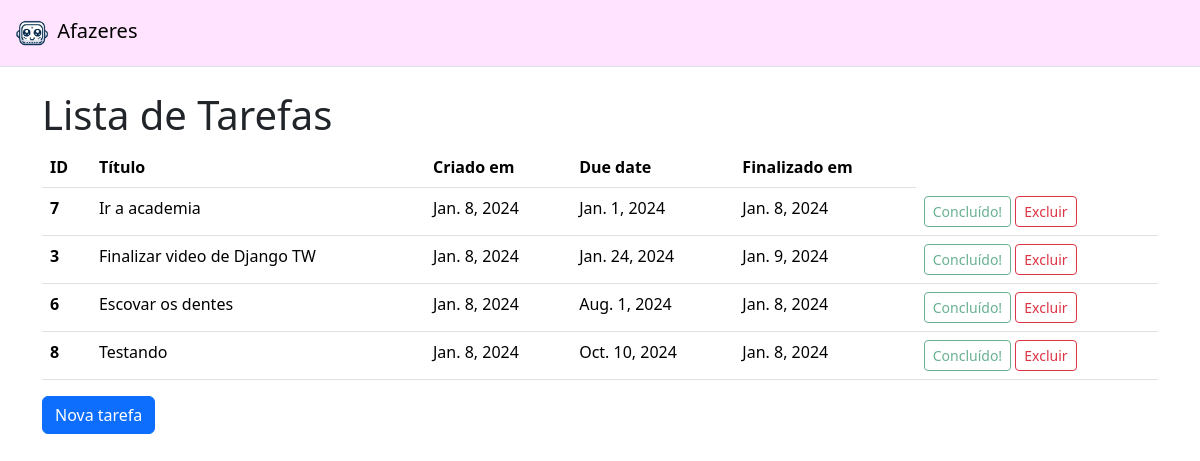
The app's page /, older data.
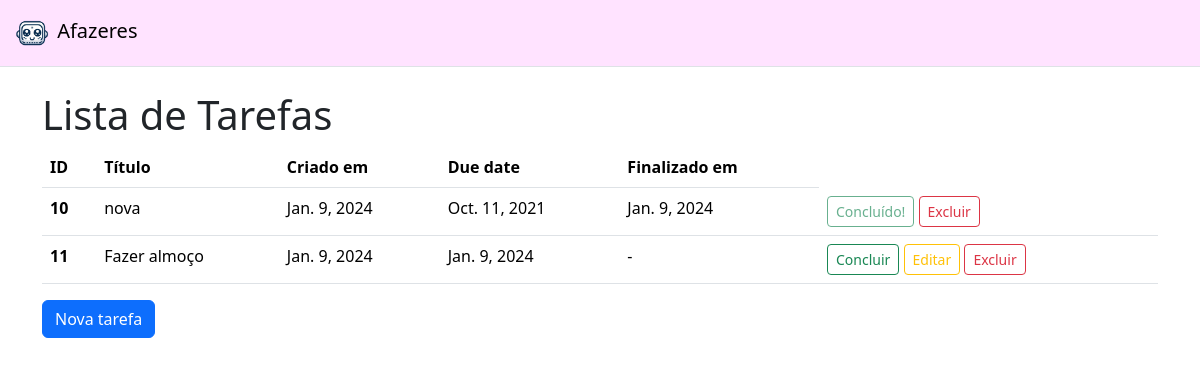
The same page, newer data.
### todos/models.py (models this page shows, shortened)
class Todo(models.Model):
    title = models.CharField(max_length=100, null=False, blank=False)
    created_at = models.DateField(auto_now_add=True, null=False, blank=False)
    deadline = models.DateField(null=False, blank=False)
    finished_at = models.DateField(null=True)
    class Meta:
        ordering = ["deadline"]

### todos/views.py (the view)
# urls.py: path("", TodoListView.as_view(), name="todo_list"),
class TodoListView(ListView):
    model = Todo

### todos/templates/todos/todo_list.html (shortened to what this page needs)
{% extends 'base.html' %}
{%load static%}
{% block content %}
        <h1>
            Lista de Tarefas
        </h1>
        {% if todo_list %}
        <table class="table">
            <thead>
              <tr>
                <th scope="col">ID</th>
                <th scope="col">Título</th>
                <th scope="col">Criado em</th>
                <th scope="col">Due date</th>
                <th scope="col">Finalizado em</th>
              </tr>
            </thead>
            <tbody>
                {% for todo in todo_list %}
                <tr>
                  <th scope="row">{{ todo.pk }}</th>
                  <td>{{ todo.title }}</td>
                  <td>{{ todo.created_at }}</td>
                  <td>{{ todo.deadline }}</td>
                  <td>{{ todo.finished_at|default:"-" }}</td>
                  <td>
                    <a href="{% url "complete" pk=todo.pk %}" class="btn btn-outline-success btn-sm {% if todo.finished_at %} btn-success disabled {% endif %} ">
                      {% if todo.finished_at %}
                      Concluído!
                      {% else %}
                      Concluir
                      {% endif %}
                    </a>
                    {% if not todo.finished_at %}
                    <a href="{% url "update" pk=todo.pk%}" class="btn btn-outline-warning btn-sm">Editar</a>
                    {% endif %}
                    <a href="{% url "delete" pk=todo.pk%}" class="btn btn-outline-danger btn-sm">Excluir</a>
                  </td>
                </tr>
                {% endfor  %}
            </tbody>
          </table>
          {% else %}
            <div class="empty-list">
              <div class="d-flex justify-content-center">
                <img src="{% static 'img/todolistempty.png' %}" alt="No Tasks" class="img-fluid w-50">
            </div>
            </div>
          {% endif %}
          <a href="{%url 'create'%}" class="btn btn-primary">Nova tarefa</a>
{% endblock content %}

### todos/templates/base.html (shortened to what this page needs)
<!doctype html>
{% load static  %}
<html lang="pt-br">
  <head>
    <link href="https://cdnjs.cloudflare.com/ajax/libs/font-awesome/6.0.0-beta3/css/all.min.css" rel="stylesheet">
    <link href="https://cdn.jsdelivr.net/npm/bootstrap@5.3.2/dist/css/bootstrap.min.css" rel="stylesheet">
  </head>
  <body>
    <nav class="navbar border-bottom border-body mb-4" style="background-color: #ffe3ff;">
        <div class="container-fluid">
            <a href="{% url 'todo_list'%}" class="navbar-brand">
                <img src="{% static 'img/logoideal-removebg-preview.png' %}" alt="Bootstrap" width="40" height="40">
                Afazeres
            </a>
        </div>
      </nav>
      <main class='container'>
        {% block content %} {% endblock content %}
      </main>
  </body>
</html>

Row changes from the older to the newer data that the page shows:
removed Todo: pk "7", title "Ir a academia", created_at "Jan. 8, 2024", deadline "Jan. 1, 2024", finished_at "Jan. 8, 2024", shows "Concluído!"
removed Todo: pk "3", title "Finalizar video de Django TW", created_at "Jan. 8, 2024", deadline "Jan. 24, 2024", finished_at "Jan. 9, 2024", shows "Concluído!"
removed Todo: pk "6", title "Escovar os dentes", created_at "Jan. 8, 2024", deadline "Aug. 1, 2024", finished_at "Jan. 8, 2024", shows "Concluído!"
removed Todo: pk "8", title "Testando", created_at "Jan. 8, 2024", deadline "Oct. 10, 2024", finished_at "Jan. 8, 2024", shows "Concluído!"
added Todo: pk "10", title "nova", created_at "Jan. 9, 2024", deadline "Oct. 11, 2021", finished_at "Jan. 9, 2024", shows "Concluído!"
added Todo: pk "11", title "Fazer almoço", created_at "Jan. 9, 2024", deadline "Jan. 9, 2024", finished_at "-", shows "Concluir", shows "Editar"
